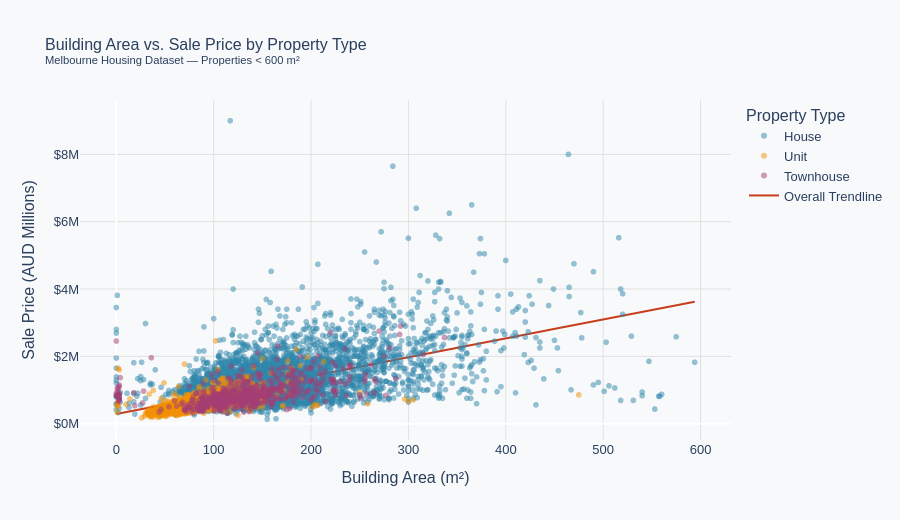

Notebook source saved alongside this figure:
### Markdown cell above
---

### Chart 1: Interactive Scatter Plot — Building Area vs. Sale Price

This interactive scatter plot is the Plotly equivalent of **Chart 3 from Phase 1**. It visualises the relationship between a property's building area (m²) and its sale price (AUD Millions), with each point colour-coded by property type.

**Interactivity features:**
- **Hover tooltips** — show Suburb, Property Type, Building Area, Price, and Rooms
- **Click legend** — toggle individual property types on/off
- **Zoom & pan** — drag to zoom into any region, double-click to reset
- **OLS trendline** — overall linear trend overlaid across all property types

### Code cell
# Filter to properties under 600 m² (same as Phase 1)
scatter_df = df[df['BuildingArea'] < 600].copy()

fig_scatter = px.scatter(
    scatter_df,
    x='BuildingArea',
    y='Price_M',
    color='PropertyType',
    trendline='ols',
    trendline_scope='overall',
    trendline_color_override='#C73E1D',
    color_discrete_map={
        'House':     '#2E86AB',
        'Townhouse': '#A23B72',
        'Unit':      '#F18F01'
    },
    opacity=0.5,
    hover_data={
        'Suburb':       True,
        'Rooms':        True,
        'BuildingArea': ':.0f',
        'Price_M':      ':.2f',
        'PropertyType': True
    },
    labels={
        'BuildingArea': 'Building Area (m²)',
        'Price_M':      'Sale Price (AUD Millions)',
        'PropertyType': 'Property Type'
    },
    title='Building Area vs. Sale Price by Property Type<br><sup>Melbourne Housing Dataset — Properties < 600 m²</sup>'
)

fig_scatter.update_layout(
    plot_bgcolor='#F8F9FA',
    paper_bgcolor='#F8F9FA',
    font=dict(family='Arial', size=13),
    title_font_size=16,
    legend_title_text='Property Type',
    hovermode='closest',
    yaxis=dict(tickprefix='$', ticksuffix='M', gridcolor='#E0E0E0'),
    xaxis=dict(gridcolor='#E0E0E0'),
    height=520
)

fig_scatter.show()

### Figure 1 — Plotly figure (JSON) as saved in the notebook; plotly's stock layout.template omitted (floating-point values rounded to 4 significant figures; data arrays with more than 128 entries replaced by an {"elided": "..."} marker saying what was removed)
{"data": [{"customdata": {"elided": "4665x3 mixed values"}, "hovertemplate": "Property Type=%{customdata[2]}<br>Building Area (m²)=%{x:.0f}<br>Sale Price (AUD Millions)=%{y:.2f}<br>Suburb=%{customdata[0]}<br>Rooms=%{customdata[1]}<extra></extra>", "legendgroup": "House", "marker": {"color": "#2E86AB", "opacity": 0.5, "symbol": "circle"}, "mode": "markers", "name": "House", "showlegend": true, "type": "scattergl", "x": {"elided": "4665 float values"}, "xaxis": "x", "y": {"elided": "4665 float values"}, "yaxis": "y"}, {"customdata": {"elided": "1528x3 mixed values"}, "hovertemplate": "Property Type=%{customdata[2]}<br>Building Area (m²)=%{x:.0f}<br>Sale Price (AUD Millions)=%{y:.2f}<br>Suburb=%{customdata[0]}<br>Rooms=%{customdata[1]}<extra></extra>", "legendgroup": "Unit", "marker": {"color": "#F18F01", "opacity": 0.5, "symbol": "circle"}, "mode": "markers", "name": "Unit", "showlegend": true, "type": "scattergl", "x": {"elided": "1528 float values"}, "xaxis": "x", "y": {"elided": "1528 float values"}, "yaxis": "y"}, {"customdata": {"elided": "642x3 mixed values"}, "hovertemplate": "Property Type=%{customdata[2]}<br>Building Area (m²)=%{x:.0f}<br>Sale Price (AUD Millions)=%{y:.2f}<br>Suburb=%{customdata[0]}<br>Rooms=%{customdata[1]}<extra></extra>", "legendgroup": "Townhouse", "marker": {"color": "#A23B72", "opacity": 0.5, "symbol": "circle"}, "mode": "markers", "name": "Townhouse", "showlegend": true, "type": "scattergl", "x": {"elided": "642 float values"}, "xaxis": "x", "y": {"elided": "642 float values"}, "yaxis": "y"}, {"hovertemplate": "<b>OLS trendline</b><br>Price_M = 0.0056155 * BuildingArea + 0.286539<br>R<sup>2</sup>=0.375134<br><br>Building Area (m²)=%{x:.0f}<br>Sale Price (AUD Millions)=%{y:.2f} <b>(trend)</b><extra></extra>", "legendgroup": "Overall Trendline", "line": {"color": "#C73E1D"}, "mode": "lines", "name": "Overall Trendline", "showlegend": true, "type": "scatter", "x": {"elided": "6835 float values"}, "xaxis": "x", "y": {"elided": "6835 float values"}, "yaxis": "y"}], "layout": {"font": {"family": "Arial", "size": 13}, "height": 520, "hovermode": "closest", "legend": {"title": {"text": "Property Type"}, "tracegroupgap": 0}, "paper_bgcolor": "#F8F9FA", "plot_bgcolor": "#F8F9FA", "title": {"font": {"size": 16}, "text": "Building Area vs. Sale Price by Property Type<br><sup>Melbourne Housing Dataset — Properties < 600 m²</sup>"}, "xaxis": {"anchor": "y", "domain": [0, 1], "gridcolor": "#E0E0E0", "title": {"text": "Building Area (m²)"}}, "yaxis": {"anchor": "x", "domain": [0, 1], "gridcolor": "#E0E0E0", "tickprefix": "$", "ticksuffix": "M", "title": {"text": "Sale Price (AUD Millions)"}}}}
